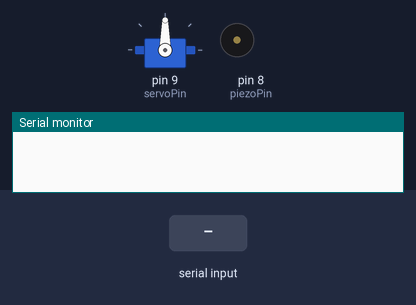
The sketch below on a simulated Arduino Uno, built with avr-gcc and run on an emulated ATmega328P. On the bench: servo, buzzer (waves = sounding), the last lines printed to the serial monitor. Inputs (shaded band) come from the test bench.

Above: at 1.2 s.
1.3 s: byte 1 (1) received over Serial
At 1.9 s:
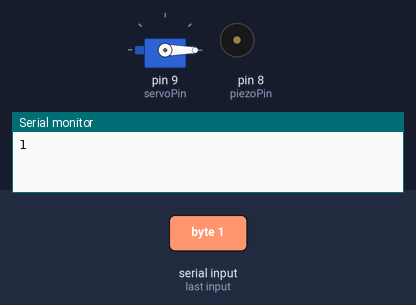
2.8 s: byte 2 (2) received over Serial
At 3.2 s:
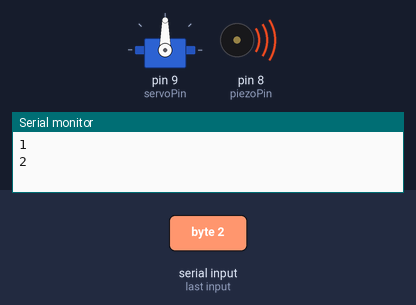
4.8 s: byte 3 (3) received over Serial
At 6.1 s:
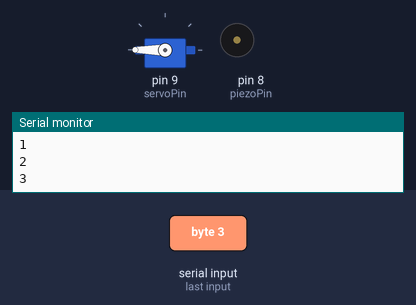
Timing chart, 0 to 7.8 s (numbered marks = the images above; inputs shaded):
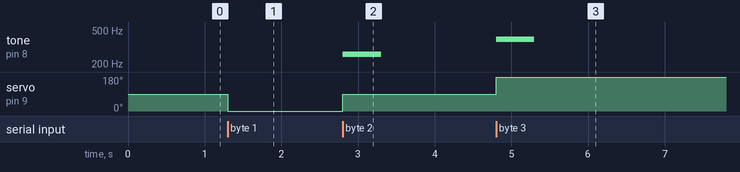

Measured:
- after the input at 1.3 s, servo on pin 9 (servoPin): 90° → 0° at once
- after the input at 2.8 s, tone on pin 8 (piezoPin): silent → 261 Hz at once, → silent 0.50 s later; servo on pin 9 (servoPin): 0° → 90° at once
- after the input at 4.8 s, tone on pin 8 (piezoPin): silent → 392 Hz at once, → silent 0.50 s later; servo on pin 9 (servoPin): 90° → 180° at once

The sketch:

teachable1.ino
```cpp
#include <Servo.h>

Servo servo;
const int servoPin = 9; // 서보모터 핀
const int piezoPin = 8; // 피에조 스피커 핀

void setup() {
  Serial.begin(9600); // 시리얼 통신 시작
  servo.attach(servoPin); // 서보모터 핀 연결
  pinMode(piezoPin, OUTPUT); // 피에조 스피커 핀 설정

}

void loop() {
  byte actionCode;

  if (Serial.available() > 0) { // 시리얼 데이터 수신
    actionCode = Serial.read();
    Serial.println(actionCode);
    switch (actionCode) {
      case 1: // 새 식별
        servo.write(0); // 서보모터 0도
        break;

      case 2: // DJI 드론 식별
        servo.write(90); // 서보모터 90도
        tone(piezoPin, 261); // '도' 음 출력 (C4 = 261Hz)
        delay(500); // 0.5초 동안 소리 유지
        noTone(piezoPin); // 소리 끄기
        break;

      case 3: // S107 프로 드론 식별
        servo.write(180); // 서보모터 180도
        tone(piezoPin, 392); // '솔' 음 출력 (G4 = 392Hz)
        delay(500); // 짧게 소리
        noTone(piezoPin); // 소리 끄기
        break;

      default:
        break;
    }
  }
}
```
